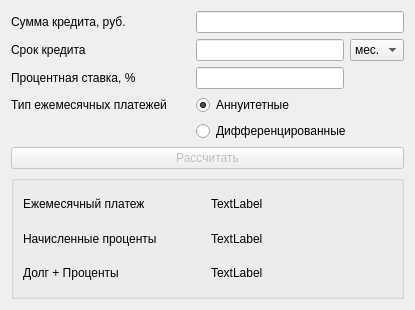
<?xml version="1.0" encoding="UTF-8"?>
<ui version="4.0">
 <class>credit</class>
 <widget class="QDialog" name="credit">
  <property name="geometry">
   <rect>
    <x>0</x>
    <y>0</y>
    <width>415</width>
    <height>310</height>
   </rect>
  </property>
  <property name="windowTitle">
   <string>Кредитный калькулятор</string>
  </property>
  <layout class="QGridLayout" name="gridLayout">
   <item row="0" column="0">
    <widget class="QLabel" name="label_2">
     <property name="text">
      <string>Сумма кредита, руб.</string>
     </property>
    </widget>
   </item>
   <item row="1" column="0">
    <widget class="QLabel" name="label_3">
     <property name="text">
      <string>Срок кредита</string>
     </property>
    </widget>
   </item>
   <item row="1" column="1">
    <widget class="QLineEdit" name="lineEdit_term"/>
   </item>
   <item row="1" column="2">
    <widget class="QComboBox" name="comboBox">
     <property name="currentIndex">
      <number>1</number>
     </property>
     <item>
      <property name="text">
       <string>год</string>
      </property>
     </item>
     <item>
      <property name="text">
       <string>мес.</string>
      </property>
     </item>
    </widget>
   </item>
   <item row="2" column="0">
    <widget class="QLabel" name="label_4">
     <property name="text">
      <string>Процентная ставка, %</string>
     </property>
    </widget>
   </item>
   <item row="2" column="1">
    <widget class="QLineEdit" name="lineEdit_interestRate"/>
   </item>
   <item row="3" column="0">
    <widget class="QLabel" name="label_5">
     <property name="text">
      <string>Тип ежемесячных платежей</string>
     </property>
    </widget>
   </item>
   <item row="3" column="1">
    <widget class="QRadioButton" name="radioButton_annuit">
     <property name="text">
      <string>Аннуитетные</string>
     </property>
     <property name="checked">
      <bool>true</bool>
     </property>
    </widget>
   </item>
   <item row="4" column="0">
    <spacer name="horizontalSpacer">
     <property name="orientation">
      <enum>Qt::Horizontal</enum>
     </property>
     <property name="sizeHint" stdset="0">
      <size>
       <width>179</width>
       <height>20</height>
      </size>
     </property>
    </spacer>
   </item>
   <item row="4" column="1" colspan="2">
    <widget class="QRadioButton" name="radioButton_diff">
     <property name="text">
      <string>Дифференцированные</string>
     </property>
    </widget>
   </item>
   <item row="6" column="0" colspan="3">
    <widget class="QGroupBox" name="groupBox">
     <property name="enabled">
      <bool>true</bool>
     </property>
     <property name="title">
      <string/>
     </property>
     <layout class="QGridLayout" name="gridLayout_2">
      <item row="0" column="0">
       <widget class="QLabel" name="label">
        <property name="text">
         <string>Ежемесячный платеж</string>
        </property>
       </widget>
      </item>
      <item row="0" column="1">
       <widget class="QLabel" name="label_monthlyPayment">
        <property name="text">
         <string>TextLabel</string>
        </property>
       </widget>
      </item>
      <item row="1" column="0">
       <widget class="QLabel" name="label_6">
        <property name="text">
         <string>Начисленные проценты</string>
        </property>
       </widget>
      </item>
      <item row="1" column="1">
       <widget class="QLabel" name="label_accruedInterest">
        <property name="text">
         <string>TextLabel</string>
        </property>
       </widget>
      </item>
      <item row="2" column="0">
       <widget class="QLabel" name="label_7">
        <property name="text">
         <string>Долг + Проценты</string>
        </property>
       </widget>
      </item>
      <item row="2" column="1">
       <widget class="QLabel" name="label_total">
        <property name="text">
         <string>TextLabel</string>
        </property>
       </widget>
      </item>
     </layout>
    </widget>
   </item>
   <item row="0" column="1" colspan="2">
    <widget class="QLineEdit" name="lineEdit_amount"/>
   </item>
   <item row="5" column="0" colspan="3">
    <widget class="QPushButton" name="pushButton">
     <property name="enabled">
      <bool>false</bool>
     </property>
     <property name="text">
      <string>Рассчитать</string>
     </property>
    </widget>
   </item>
  </layout>
 </widget>
 <resources/>
 <connections/>
</ui>
